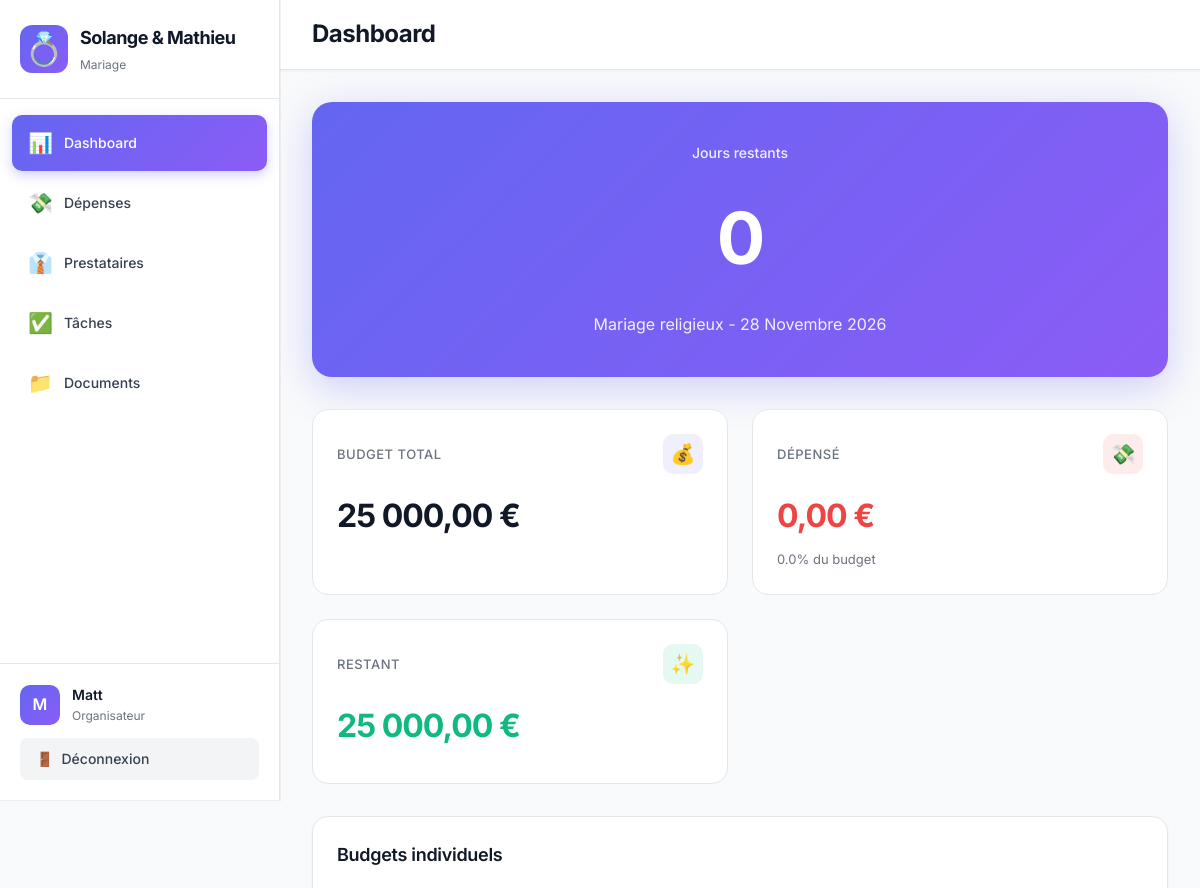
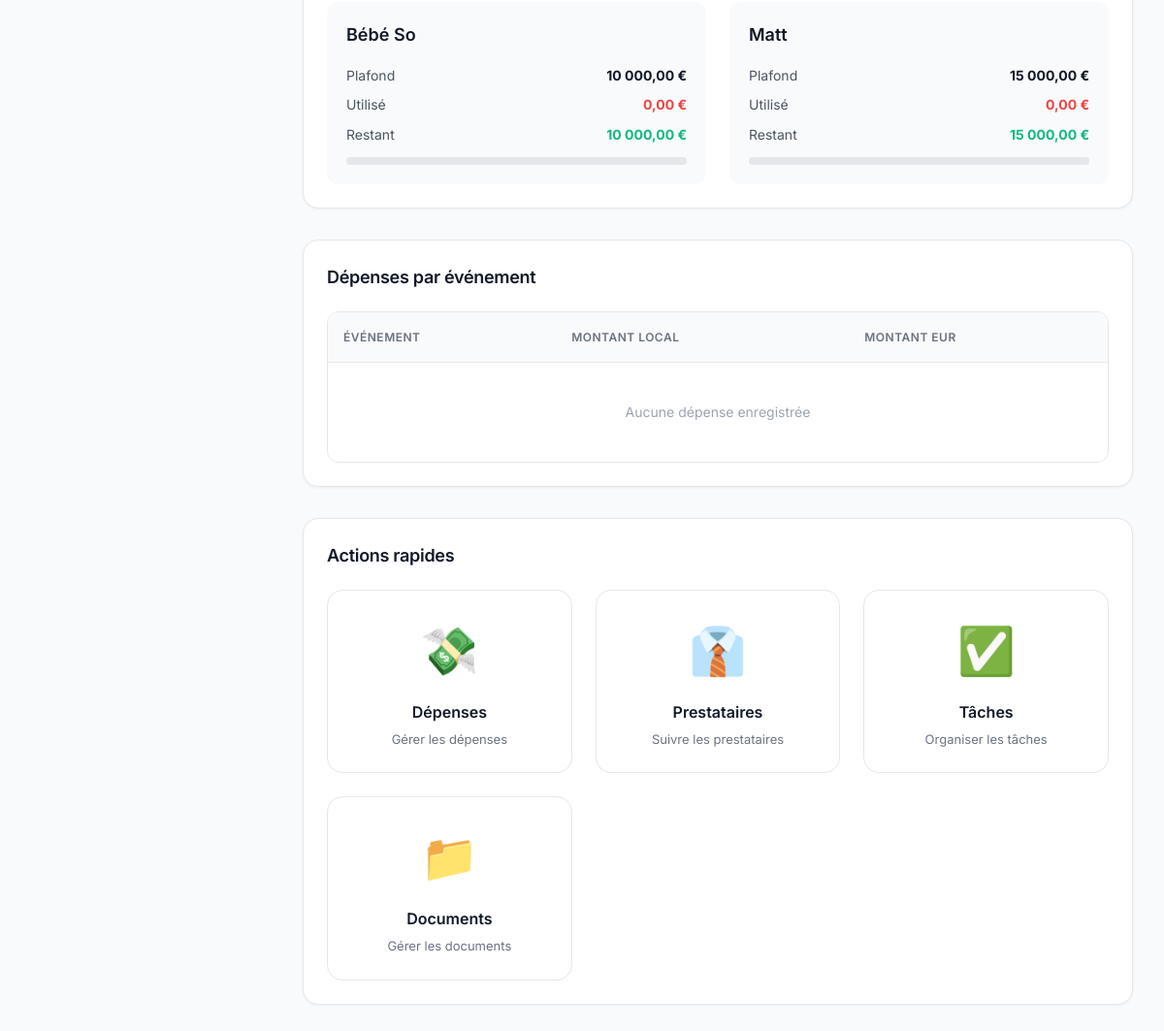
Page /dashboard.php (signed in) on the committed database (2 pictures, top to bottom).
### tables this page shows
CREATE TABLE IF NOT EXISTS utilisateurs (
    id INT PRIMARY KEY AUTO_INCREMENT,
    nom VARCHAR(100) NOT NULL,
    email VARCHAR(255) NOT NULL UNIQUE,
    mot_de_passe VARCHAR(255) NOT NULL,
    created_at TIMESTAMP DEFAULT CURRENT_TIMESTAMP
);

CREATE TABLE IF NOT EXISTS budget (
    utilisateur_id INT PRIMARY KEY,
    plafond DECIMAL(12, 2) NOT NULL,
    utilise DECIMAL(12, 2) DEFAULT 0,
    restant DECIMAL(12, 2) NOT NULL,
    FOREIGN KEY (utilisateur_id) REFERENCES utilisateurs(id) ON DELETE CASCADE
);

### config/init.php (called while the page is built, shortened)
<?php
function getDB() {
    static $pdo = null;
    if ($pdo === null) {
        try {
            $dsn = "mysql:host=" . DB_HOST . ";dbname=" . DB_NAME . ";charset=utf8mb4";
            $pdo = new PDO($dsn, DB_USER, DB_PASS, [
                PDO::ATTR_ERRMODE => PDO::ERRMODE_EXCEPTION,
                PDO::ATTR_DEFAULT_FETCH_MODE => PDO::FETCH_ASSOC,
                PDO::ATTR_EMULATE_PREPARES => false,
                PDO::MYSQL_ATTR_INIT_COMMAND => "SET NAMES utf8mb4 COLLATE utf8mb4_unicode_ci"
            ]);
            $pdo->exec("SET NAMES utf8mb4 COLLATE utf8mb4_unicode_ci");
            $pdo->exec("SET CHARACTER SET utf8mb4");
            $pdo->exec("SET character_set_connection=utf8mb4");
            $pdo->exec("SET character_set_results=utf8mb4");
            $pdo->exec("SET character_set_client=utf8mb4");
        } catch (PDOException $e) {
            die("Erreur de connexion à la base de données : " . $e->getMessage());
        }
    }
    return $pdo;
}
function getCurrentUser() {
    $pdo = getDB();
    $stmt = $pdo->prepare("SELECT id, nom, email, mot_de_passe FROM utilisateurs WHERE id = ? LIMIT 1");
    $stmt->execute([$_SESSION['user_id']]);
    return $stmt->fetch(PDO::FETCH_ASSOC);
}
?>

### includes/functions.php (called while the page is built, shortened)
<?php
require_once __DIR__ . '/../config/init.php';
function joursRestants() {
    $dateMariage = new DateTime(DATE_MARIAGE_RELIGIEUX);
    $aujourdhui = new DateTime();
    $diff = $aujourdhui->diff($dateMariage);
    if ($dateMariage < $aujourdhui) {
        return 0;
    }
    return $diff->days;
}
?>

### dashboard.php (the view, shortened to what this page needs)
<?php
require_once 'config/init.php';
require_once 'includes/functions.php';
$pdo = getDB();
$user = getCurrentUser();
$stmt = $pdo->query("
    SELECT u.nom, b.plafond, b.utilise, b.restant
    FROM budget b
    JOIN utilisateurs u ON b.utilisateur_id = u.id
    ORDER BY u.id
");
$budgets = $stmt->fetchAll();
$budgetGlobal = array_sum(array_column($budgets, 'plafond'));
$utiliseGlobal = array_sum(array_column($budgets, 'utilise'));
$restantGlobal = $budgetGlobal - $utiliseGlobal;
$stmt = $pdo->query("
    SELECT e.nom as evenement, e.devise,
           SUM(d.montant_local) as total_local,
           SUM(d.montant_euro) as total_euro
    FROM depenses d
    JOIN evenements e ON d.evenement_id = e.id
    GROUP BY e.id, e.nom, e.devise
");
$depensesParEvenement = $stmt->fetchAll();
$joursRestants = joursRestants();
$currentPage = 'dashboard';
?>
<!DOCTYPE html>
<html lang="fr">
<head>
    <link rel="stylesheet" href="assets/css/app.css">
</head>
<body>
    <?php include 'includes/sidebar.php'; ?>
    <div class="main-content">
        <header class="header">
            <h1 class="header-title">Dashboard</h1>
        </header>
        <div class="container">
            <div class="countdown-card">
                <div style="font-size: 14px; opacity: 0.9; margin-bottom: 8px; font-weight: 500;">Jours restants</div>
                <div class="countdown-number"><?= $joursRestants ?></div>
                <div style="font-size: 16px; opacity: 0.9; margin-top: 8px;">Mariage religieux - 28 Novembre 2026</div>
            </div>
            <div class="grid grid-3" style="margin-bottom: 32px;">
                <div class="stat-card">
                    <div class="stat-header">
                        <div class="stat-label">Budget total</div>
                        <div class="stat-icon" style="background: rgba(99, 102, 241, 0.1);">💰</div>
                    </div>
                    <div class="stat-value"><?= number_format($budgetGlobal, 2, ',', ' ') ?> €</div>
                </div>
                <div class="stat-card">
                    <div class="stat-header">
                        <div class="stat-label">Dépensé</div>
                        <div class="stat-icon" style="background: rgba(239, 68, 68, 0.1);">💸</div>
                    </div>
                    <div class="stat-value negative"><?= number_format($utiliseGlobal, 2, ',', ' ') ?> €</div>
                    <div style="font-size: 13px; color: var(--gray-500); margin-top: 8px;">
                        <?= $budgetGlobal > 0 ? number_format(($utiliseGlobal / $budgetGlobal) * 100, 1) : 0 ?>% du budget
                    </div>
                </div>
                <div class="stat-card">
                    <div class="stat-header">
                        <div class="stat-label">Restant</div>
                        <div class="stat-icon" style="background: rgba(16, 185, 129, 0.1);">✨</div>
                    </div>
                    <div class="stat-value positive"><?= number_format($restantGlobal, 2, ',', ' ') ?> €</div>
                </div>
            </div>
            <div class="card" style="margin-bottom: 32px;">
                <div class="card-header">
                    <h2 class="card-title">Budgets individuels</h2>
                </div>
                <div class="grid grid-2">
                    <?php foreach ($budgets as $budget): ?>
                        <div style="padding: 20px; background: var(--gray-50); border-radius: 12px;">
                            <div style="font-size: 18px; font-weight: 600; color: var(--gray-900); margin-bottom: 16px;">
                                <?= htmlspecialchars($budget['nom']) ?>
                            </div>
                            <div style="display: flex; justify-content: space-between; font-size: 14px; color: var(--gray-600); margin-bottom: 8px;">
                                <span>Plafond</span>
                                <strong style="color: var(--gray-900);"><?= number_format($budget['plafond'], 2, ',', ' ') ?> €</strong>
                            </div>
                            <div style="display: flex; justify-content: space-between; font-size: 14px; color: var(--gray-600); margin-bottom: 8px;">
                                <span>Utilisé</span>
                                <strong style="color: var(--danger);"><?= number_format($budget['utilise'], 2, ',', ' ') ?> €</strong>
                            </div>
                            <div style="display: flex; justify-content: space-between; font-size: 14px; color: var(--gray-600); margin-bottom: 12px;">
                                <span>Restant</span>
                                <strong style="color: var(--success);"><?= number_format($budget['restant'], 2, ',', ' ') ?> €</strong>
                            </div>
                            <div style="height: 8px; background: var(--gray-200); border-radius: 4px; overflow: hidden;">
                            </div>
                        </div>
                    <?php endforeach; ?>
                </div>
            </div>
            <div class="card" style="margin-bottom: 32px;">
                <div class="card-header">
                    <h2 class="card-title">Dépenses par événement</h2>
                </div>
                <div class="table-container">
                    <table class="table">
                        <thead>
                            <tr>
                                <th>Événement</th>
                                <th>Montant local</th>
                                <th>Montant EUR</th>
                            </tr>
                        </thead>
                        <tbody>
                            <?php if (empty($depensesParEvenement)): ?>
                                <tr>
                                    <td colspan="3" style="text-align: center; color: var(--gray-400); padding: 40px;">
                                        Aucune dépense enregistrée
                                    </td>
                                </tr>
                            <?php endif; ?>
                        </tbody>
                    </table>
                </div>
            </div>
            <div class="card">
                <div class="card-header">
                    <h2 class="card-title">Actions rapides</h2>
                </div>
                <div class="grid grid-4">
                    <a href="depenses.php" class="stat-card" style="text-decoration: none; color: inherit;">
                        <div style="text-align: center;">
                            <div style="font-size: 48px; margin-bottom: 12px;">💸</div>
                            <div style="font-size: 16px; font-weight: 600; color: var(--gray-900); margin-bottom: 4px;">Dépenses</div>
                            <div style="font-size: 13px; color: var(--gray-500);">Gérer les dépenses</div>
                        </div>
                    </a>
                    <a href="prestataires.php" class="stat-card" style="text-decoration: none; color: inherit;">
                        <div style="text-align: center;">
                            <div style="font-size: 48px; margin-bottom: 12px;">👔</div>
                            <div style="font-size: 16px; font-weight: 600; color: var(--gray-900); margin-bottom: 4px;">Prestataires</div>
                            <div style="font-size: 13px; color: var(--gray-500);">Suivre les prestataires</div>
                        </div>
                    </a>
                    <a href="taches.php" class="stat-card" style="text-decoration: none; color: inherit;">
                        <div style="text-align: center;">
                            <div style="font-size: 48px; margin-bottom: 12px;">✅</div>
                            <div style="font-size: 16px; font-weight: 600; color: var(--gray-900); margin-bottom: 4px;">Tâches</div>
                            <div style="font-size: 13px; color: var(--gray-500);">Organiser les tâches</div>
                        </div>
                    </a>
                    <a href="documents.php" class="stat-card" style="text-decoration: none; color: inherit;">
                        <div style="text-align: center;">
                            <div style="font-size: 48px; margin-bottom: 12px;">📁</div>
                            <div style="font-size: 16px; font-weight: 600; color: var(--gray-900); margin-bottom: 4px;">Documents</div>
                            <div style="font-size: 13px; color: var(--gray-500);">Gérer les documents</div>
                        </div>
                    </a>
                </div>
            </div>
        </div>
    </div>
</body>
</html>

### includes/sidebar.php (shortened to what this page needs)
<aside class="sidebar">
    <div class="sidebar-header">
        <div class="logo-container">
            <div class="logo-icon">💍</div>
            <div class="logo-text">
                <div class="logo-title">Solange & Mathieu</div>
                <div class="logo-subtitle">Mariage</div>
            </div>
        </div>
    </div>
    <nav class="sidebar-nav">
        <a href="dashboard.php" class="nav-item <?= $currentPage === 'dashboard' ? 'active' : '' ?>">
            <span class="nav-icon">📊</span>
            <span class="nav-label">Dashboard</span>
        </a>
        <a href="depenses.php" class="nav-item <?= $currentPage === 'depenses' ? 'active' : '' ?>">
            <span class="nav-icon">💸</span>
            <span class="nav-label">Dépenses</span>
        </a>
        <a href="prestataires.php" class="nav-item <?= $currentPage === 'prestataires' ? 'active' : '' ?>">
            <span class="nav-icon">👔</span>
            <span class="nav-label">Prestataires</span>
        </a>
        <a href="taches.php" class="nav-item <?= $currentPage === 'taches' ? 'active' : '' ?>">
            <span class="nav-icon">✅</span>
            <span class="nav-label">Tâches</span>
        </a>
        <a href="documents.php" class="nav-item <?= $currentPage === 'documents' ? 'active' : '' ?>">
            <span class="nav-icon">📁</span>
            <span class="nav-label">Documents</span>
        </a>
    </nav>
    <div class="sidebar-footer">
        <div class="user-info">
            <div class="user-avatar"><?= strtoupper(substr($user['nom'], 0, 1)) ?></div>
            <div class="user-details">
                <div class="user-name"><?= htmlspecialchars($user['nom']) ?></div>
                <div class="user-role">Organisateur</div>
            </div>
        </div>
        <a href="logout.php" class="logout-btn">
            <span>🚪</span>
            <span>Déconnexion</span>
        </a>
    </div>
</aside>

### rows in the picture
utilisateurs: nom "M", nom "Matt"
budget: utilisateur_id.nom "Bébé So", plafond "10 000,00", utilise "0,00", restant "10 000,00"
budget: utilisateur_id.nom "Matt", plafond "15 000,00", utilise "0,00", restant "15 000,00"

### other values in the picture
$joursRestants "0"
$budgetGlobal "25 000,00"
$utiliseGlobal "0,00"
$restantGlobal "25 000,00"
